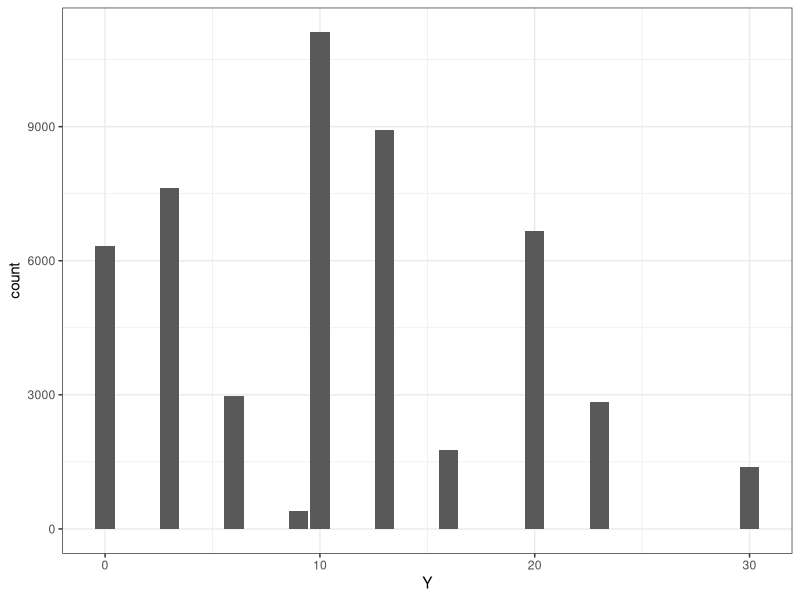
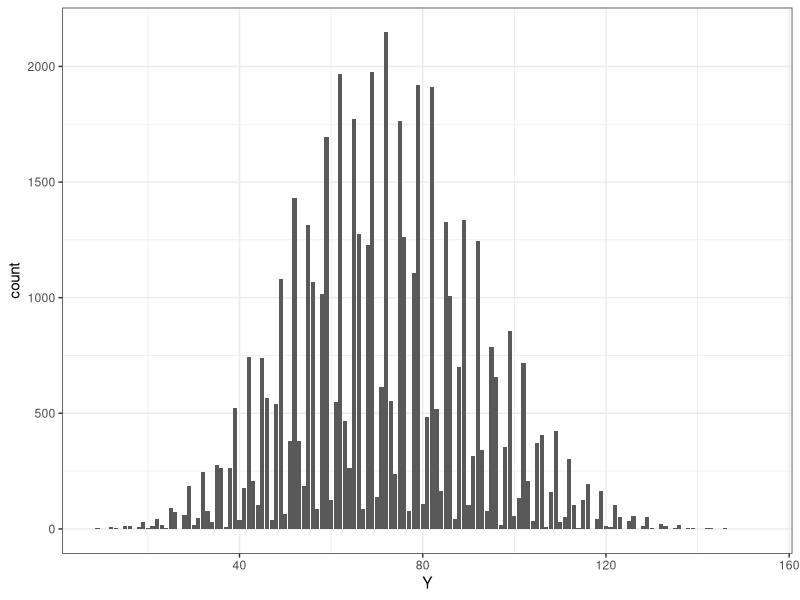
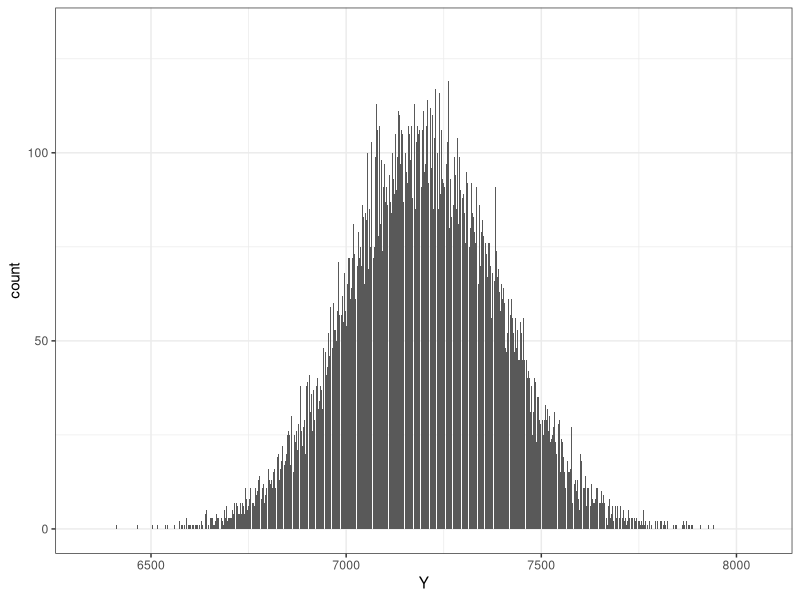

Write R code to recreate these figures, in order.
## ---- chunk 1
knitr::opts_chunk$set(echo = TRUE)
## ---- chunk 2
library(tidyverse)
## ---- chunk 3
rmultinom(2, 7, prob=c(0.5, 0.2, 0.3))
## ---- chunk 4
samples_Xi<-rmultinom(50000,3,prob=c(0.5,0.2,0.3))

## ---- chunk 5
tem_Y<-matrix(c(0,3,10),nrow=1)
samples_Y<-data.frame(Y=t(tem_Y%*%samples_Xi))
samples_Y%>%head(10)

## ---- chunk 6
ggplot(data=samples_Y,aes(x=Y))+geom_bar()+theme_bw()
## ---- chunk 7
samples_Xi<-rmultinom(50000,20,prob=c(0.5,0.2,0.3))
## ---- chunk 8
samples_Y<-data.frame(Y=t(tem_Y%*%samples_Xi))
samples_Y%>%head(10)
## ---- chunk 9
ggplot(data=samples_Y,aes(x=Y))+geom_bar()+theme_bw()
## ---- chunk 10
print(range(samples_Y))
## ---- chunk 11
print(diff(range(samples_Y)))
## ---- chunk 12
samples_Xi<-rmultinom(50000,2000,prob=c(0.5,0.2,0.3))
## ---- chunk 13
samples_Y<-data.frame(Y=t(tem_Y%*%samples_Xi))
samples_Y%>%head(10)
## ---- chunk 14
ggplot(data=samples_Y,aes(x=Y))+geom_bar()+theme_bw()
